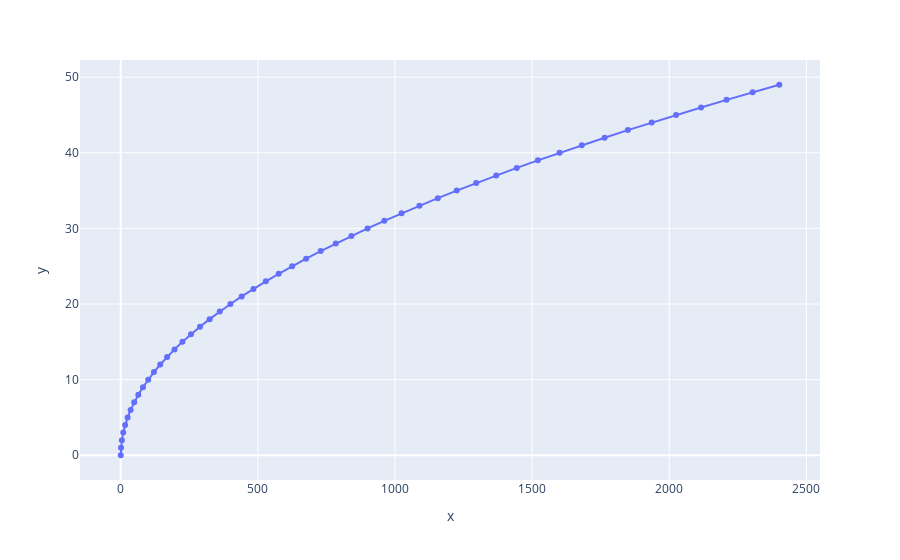

Write notebook code for a chart like this one.
### Markdown cell above
Enable markers to emphasize the points

### Code cell
fig = px.line(x,y, markers=True)

fig.update_xaxes(title_text='x')
fig.update_yaxes(title_text='y')

fig.show()

### Figure 1 — Plotly figure (JSON) as saved in the notebook; plotly's stock layout.template omitted (floating-point values rounded to 4 significant figures)
{"data": [{"hovertemplate": "x=%{x}<br>index=%{y}<extra></extra>", "legendgroup": "", "line": {"color": "#636efa", "dash": "solid"}, "marker": {"symbol": "circle"}, "mode": "lines+markers", "name": "", "orientation": "h", "showlegend": false, "type": "scatter", "x": [0, 1, 4, 9, 16, 25, 36, 49, 64, 81, 100, 121, 144, 169, 196, 225, 256, 289, 324, 361, 400, 441, 484, 529, 576, 625, 676, 729, 784, 841, 900, 961, 1024, 1089, 1156, 1225, 1296, 1369, 1444, 1521, 1600, 1681, 1764, 1849, 1936, 2025, 2116, 2209, 2304, 2401], "xaxis": "x", "y": [0, 1, 2, 3, 4, 5, 6, 7, 8, 9, 10, 11, 12, 13, 14, 15, 16, 17, 18, 19, 20, 21, 22, 23, 24, 25, 26, 27, 28, 29, 30, 31, 32, 33, 34, 35, 36, 37, 38, 39, 40, 41, 42, 43, 44, 45, 46, 47, 48, 49], "yaxis": "y"}], "layout": {"legend": {"tracegroupgap": 0}, "margin": {"t": 60}, "xaxis": {"anchor": "y", "domain": [0, 1], "title": {"text": "x"}}, "yaxis": {"anchor": "x", "domain": [0, 1], "title": {"text": "y"}}}}
